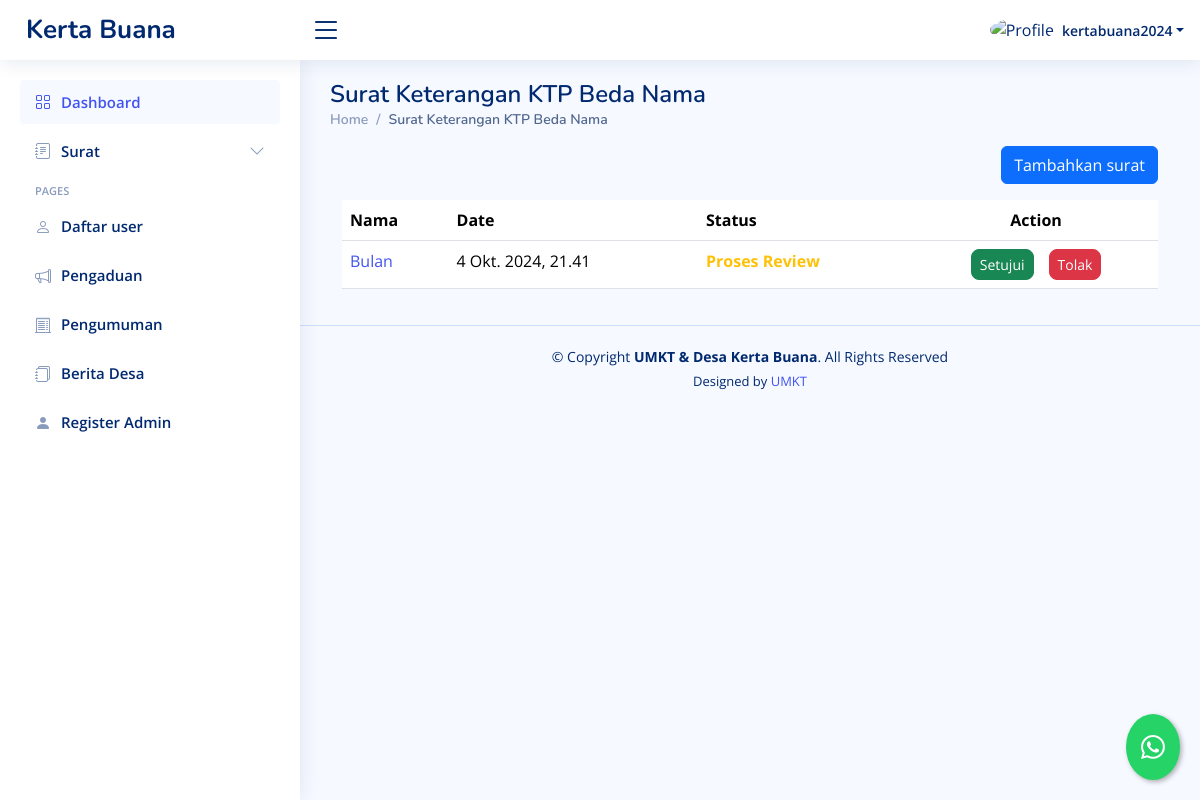
/dashboard/suket-ktp-beda-nama/ (signed in), run on an earlier commit of the app's database.
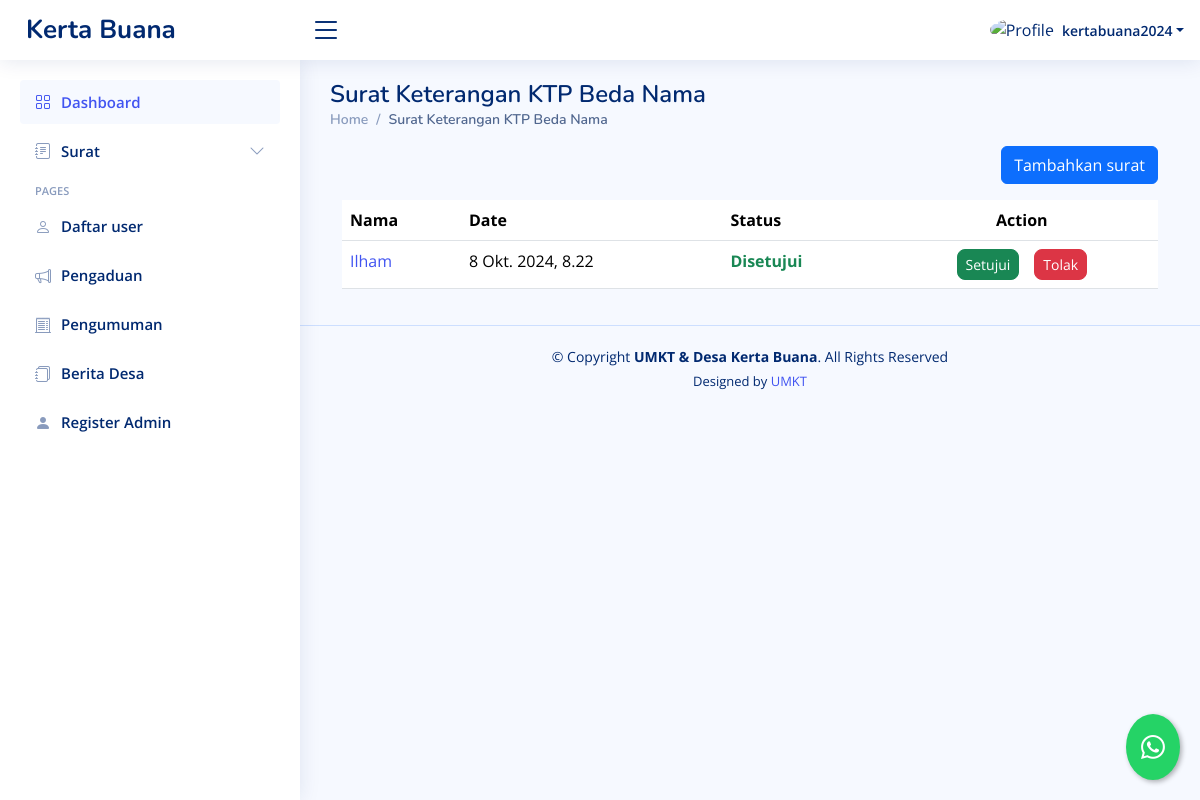
And on a later commit of the database.
### dashboard/models.py (models this page shows, shortened)
class SuketKTPBedaNama(models.Model):
    STATUS_CHOICES = [
        ('review', 'Proses Review'),
        ('approved', 'Disetujui'),
        ('rejected', 'Ditolak'),
    ]
    penulis = models.ForeignKey(User, on_delete=models.CASCADE, blank=True, null=True)
    nama = models.CharField(max_length=255)
    jenis_kelamin = models.CharField(max_length=255)
    ttl = models.CharField(max_length=255)
    agama = models.CharField(max_length=255)
    alamat = models.CharField(max_length=255)
    pekerjaan = models.CharField(max_length=255)
    namadokumen1=models.CharField(max_length=255, blank=True, null=True)
    dokumen1=models.CharField(max_length=255, blank=True, null=True)
    namadokumen2=models.CharField(max_length=255, blank=True, null=True)
    dokumen2=models.CharField(max_length=255, blank=True, null=True)
    berkas1 = models.URLField(blank=True, null=True)
    berkas2 = models.URLField(blank=True, null=True)
    date = models.DateTimeField(default=timezone.now, blank=True)
    status = models.CharField(max_length=20, choices=STATUS_CHOICES, default='review')

### dashboard/views.py (the view, shortened to what this page needs)
# urls.py: path("suket-ktp-beda-nama/",suketktpbedanama,  name="suketktpbedanama"),
@login_required
def suketktpbedanama(request):
    template_name = "backend/suketktpbedanama.html"
    suket = SuketKTPBedaNama.objects.all()
    private =SuketKTPBedaNama.objects.filter(penulis=request.user)
    context = {
        "suket": suket,
        'private':private,
    }
    return render(request, template_name, context)

### templates/backend/suketktpbedanama.html (shortened to what the changed rows need)
{% extends "backend/base_ui.html" %} {% load static %} {% load custom_filters %}
{% block konten %}
<div>
  <div class="pagetitle">
    <h1>Surat Keterangan KTP Beda Nama</h1>
  </div>
  {% if value %}
  <div class="card">
    <div class="card-body">
      <h5 class="card-title">Surat Keterangan KTP Beda Nama</h5>
      <form method="post" action="{% url 'edit_suketktpbedanama' value.id %}" enctype="multipart/form-data">
        {% csrf_token %}
        <div class="row mb-3">
          <label for="inputNama" class="col-sm-2 col-form-label">Nama</label>
          <div class="col-sm-10">
            <input
              type="text"
              class="form-control"
              name="inputNama"
              value="{{ value.nama }}"
              required
            />
          </div>
        </div>
        <div class="row mb-3">
          <label class="col-sm-2 col-form-label">Jenis Kelamin</label>
          <div class="col-sm-10">
            <select class="form-select" name="inputjk">
              <option selected>Pilih jenis kelamin</option>
              {% if value.jenis_kelamin == "Laki-laki" %}
              <option value="Laki-laki" selected>Laki-laki</option>
              <option value="Perempuan">Perempuan</option>
              {% else %}
              <option value="Laki-laki">Laki-laki</option>
              <option value="Perempuan" selected>Perempuan</option>
              {% endif %}
            </select>
          </div>
        </div>
        <div class="row mb-3">
          <label for="inputTtl" class="col-sm-2 col-form-label"
            >Tempat tanggal lahir</label
          >
          <div class="col-sm-10">
            <input
              type="text"
              class="form-control"
              name="inputTtl"
              value="{{ value.ttl }}"
              placeholder="contoh: Samarinda, 01 Januari 2020"
              required
            />
          </div>
        </div>
        <div class="row mb-3">
          <label for="inputAgama" class="col-sm-2 col-form-label">Agama</label>
          <div class="col-sm-10">
            <input
              type="text"
              class="form-control"
              name="inputAgama"
              value="{{ value.agama }}"
              required
            />
          </div>
        </div>
        <div class="row mb-3">
          <label for="inputPekerjaan" class="col-sm-2 col-form-label"
            >Pekerjaan</label
          >
          <div class="col-sm-10">
            <input
              type="text"
              class="form-control"
              name="inputPekerjaan"
              value="{{ value.pekerjaan }}"
              required
            />
          </div>
        </div>
        <div class="row mb-3">
          <label for="inputAlamat" class="col-sm-2 col-form-label"
            >Alamat</label
          >
          <div class="col-sm-10">
            <input
              type="text"
              class="form-control"
              name="inputAlamat"
              value="{{ value.alamat }}"
              required
            />
          </div>
        </div>
        <div class="row mb-3">
          <label for="inputNamaDokumen1" class="col-sm-2 col-form-label"
            >Nama di dokumen pertama</label
          >
          <div class="col-sm-10">
            <input
              type="text"
              class="form-control"
              name="inputNamaDokumen1"
              value="{{ value.namadokumen1 }}"
              required
            />
          </div>
        </div>
        <div class="row mb-3">
          <label for="inputDokumen1" class="col-sm-2 col-form-label"
            >Jenis dokumen pertama</label
          >
          <div class="col-sm-10">
            <input
              type="text"
              class="form-control"
              name="inputDokumen1"
              placeholder="contoh: KTP, Akta Lahir"
              value="{{ value.dokumen1 }}"
              required
            />
          </div>
        </div>
        <div class="row mb-3">
          <label for="inputNamaDokumen2" class="col-sm-2 col-form-label"
            >Nama di dokumen kedua</label
          >
          <div class="col-sm-10">
            <input
              type="text"
              class="form-control"
              name="inputNamaDokumen2"
              value="{{ value.namadokumen2 }}"
              required
            />
          </div>
        </div>
        <div class="row mb-3">
          <label for="inputDokumen2" class="col-sm-2 col-form-label"
            >Jenis dokumen kedua</label
          >
          <div class="col-sm-10">
            <input
              type="text"
              class="form-control"
              name="inputDokumen2"
              placeholder="contoh: SIM, Passport"
              value="{{ value.dokumen2 }}"
              required
            />
          </div>
        </div>
        <div class="row mb-3">
          <label for="inputNumber" class="col-sm-2 col-form-label"
            >Dokumen 1</label
          >
          <div class="col-sm-10">
            <input
              class="form-control"
              type="file"
              id="formFile"
              name="inputBerkas1"
            />
            <div class="d-flex gap-3">
              <p>file yang di upload :</p>
              <a href="{{ value.berkas1 }}">{{ value.berkas1|filename }}</a>
            </div>
          </div>
        </div>
        <div class="row mb-3">
          <label for="inputNumber" class="col-sm-2 col-form-label"
            >Dokumen 2</label
          >
          <div class="col-sm-10">
            <input
              class="form-control"
              type="file"
              id="formFile"
              name="inputBerkas2"
            />
            <div class="d-flex gap-3">
              <p>file yang di upload :</p>
              <a href="{{ value.berkas2 }}">{{ value.berkas2|filename }}</a>
            </div>
          </div>
        </div>
        <div class="row mb-3">
          <label class="col-sm-2 col-form-label">Submit Here</label>
          <div class="col-sm-10">
            <a href="{% url 'suketktpbedanama' %}">
              <button class="btn btn-secondary">Cancel</button>
            </a>
            <button type="submit" class="btn btn-primary">Submit</button>
          </div>
        </div>
      </form>
    </div>
  </div>
  {% else %}
  <div class="container-fluid">
    <div class="table-responsive">
      <table class="table datatable">
        <thead>
          <tr>
            <th>Nama</th>
            <th data-type="date" data-format="YYYY/DD/MM">Date</th>
            <th>Status</th>
            <th class="text-center">Action</th>
          </tr>
        </thead>
        <tbody>
          {% if user.is_superuser %} {% for surat in suket %}
          <tr>
            <td>
              <a href="{% url 'detail_suketktpbedanama' surat.id %}"
                >{{ surat.nama }}</a
              >
            </td>
            <td>{{ surat.date }}</td>
            {% if surat.status == 'review' %}
            <td class="text-warning fw-bold">Proses Review</td>
            {% elif surat.status == 'approved' %}
            <td class="text-success fw-bold">Disetujui</td>
            {% elif surat.status == 'rejected' %}
            <td class="text-danger fw-bold">Ditolak</td>
            {% endif %} {% if user.is_superuser %}
            <td class="text-center">
              <div
                class="btn-group gap-3"
                role="group"
                aria-label="Action buttons"
              >
                <button type="button" class="btn btn-success btn-sm rounded-3">
                  <a
                    href="{% url 'setujui_suketktpbedanama' surat.id %}"
                    class="text-decoration-none text-white"
                    >Setujui</a
                  >
                </button>
                <button type="button" class="btn btn-danger btn-sm rounded-3">
                  <a
                    href="{% url 'tolak_suketktpbedanama' surat.id %}"
                    class="text-decoration-none text-white"
                    >Tolak</a
                  >
                </button>
              </div>
            </td>
            {% endif %}
          </tr>
          {% endfor %} {% endif %}
        </tbody>
      </table>
    </div>
  </div>
  {% endif %}
</div>
{% endblock konten %}

What changed in the data, as far as the page shows it:
removed SuketKTPBedaNama: nama "Bulan", date "4 Okt. 2024, 21.41", status "Proses Review"
added SuketKTPBedaNama: nama "Ilham", date "8 Okt. 2024, 8.22", status "Disetujui"
